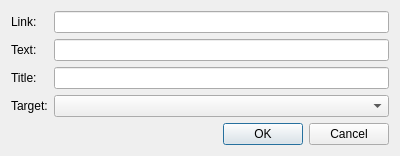
<?xml version="1.0" encoding="UTF-8"?>
<ui version="4.0">
 <class>HyperlinkDialog</class>
 <widget class="QDialog" name="HyperlinkDialog">
  <property name="geometry">
   <rect>
    <x>0</x>
    <y>0</y>
    <width>400</width>
    <height>148</height>
   </rect>
  </property>
  <property name="windowTitle">
   <string>Insert hyperlink</string>
  </property>
  <layout class="QVBoxLayout" name="verticalLayout">
   <item>
    <layout class="QFormLayout" name="formLayout">
     <property name="fieldGrowthPolicy">
      <enum>QFormLayout::AllNonFixedFieldsGrow</enum>
     </property>
     <item row="0" column="0">
      <widget class="QLabel" name="label">
       <property name="text">
        <string>Link:</string>
       </property>
      </widget>
     </item>
     <item row="0" column="1">
      <widget class="QLineEdit" name="Link_"/>
     </item>
     <item row="1" column="0">
      <widget class="QLabel" name="label_2">
       <property name="text">
        <string>Text:</string>
       </property>
      </widget>
     </item>
     <item row="1" column="1">
      <widget class="QLineEdit" name="Text_"/>
     </item>
     <item row="2" column="0">
      <widget class="QLabel" name="label_3">
       <property name="text">
        <string>Title:</string>
       </property>
      </widget>
     </item>
     <item row="2" column="1">
      <widget class="QLineEdit" name="Title_"/>
     </item>
     <item row="3" column="0">
      <widget class="QLabel" name="label_4">
       <property name="text">
        <string>Target:</string>
       </property>
      </widget>
     </item>
     <item row="3" column="1">
      <widget class="QComboBox" name="Target_">
       <item>
        <property name="text">
         <string/>
        </property>
       </item>
       <item>
        <property name="text">
         <string notr="true">_blank</string>
        </property>
       </item>
      </widget>
     </item>
    </layout>
   </item>
   <item>
    <widget class="QDialogButtonBox" name="ButtonBox_">
     <property name="orientation">
      <enum>Qt::Horizontal</enum>
     </property>
     <property name="standardButtons">
      <set>QDialogButtonBox::Cancel|QDialogButtonBox::Ok</set>
     </property>
    </widget>
   </item>
  </layout>
 </widget>
 <resources/>
 <connections>
  <connection>
   <sender>ButtonBox_</sender>
   <signal>accepted()</signal>
   <receiver>HyperlinkDialog</receiver>
   <slot>accept()</slot>
   <hints>
    <hint type="sourcelabel">
     <x>248</x>
     <y>254</y>
    </hint>
    <hint type="destinationlabel">
     <x>157</x>
     <y>274</y>
    </hint>
   </hints>
  </connection>
  <connection>
   <sender>ButtonBox_</sender>
   <signal>rejected()</signal>
   <receiver>HyperlinkDialog</receiver>
   <slot>reject()</slot>
   <hints>
    <hint type="sourcelabel">
     <x>316</x>
     <y>260</y>
    </hint>
    <hint type="destinationlabel">
     <x>286</x>
     <y>274</y>
    </hint>
   </hints>
  </connection>
 </connections>
</ui>
